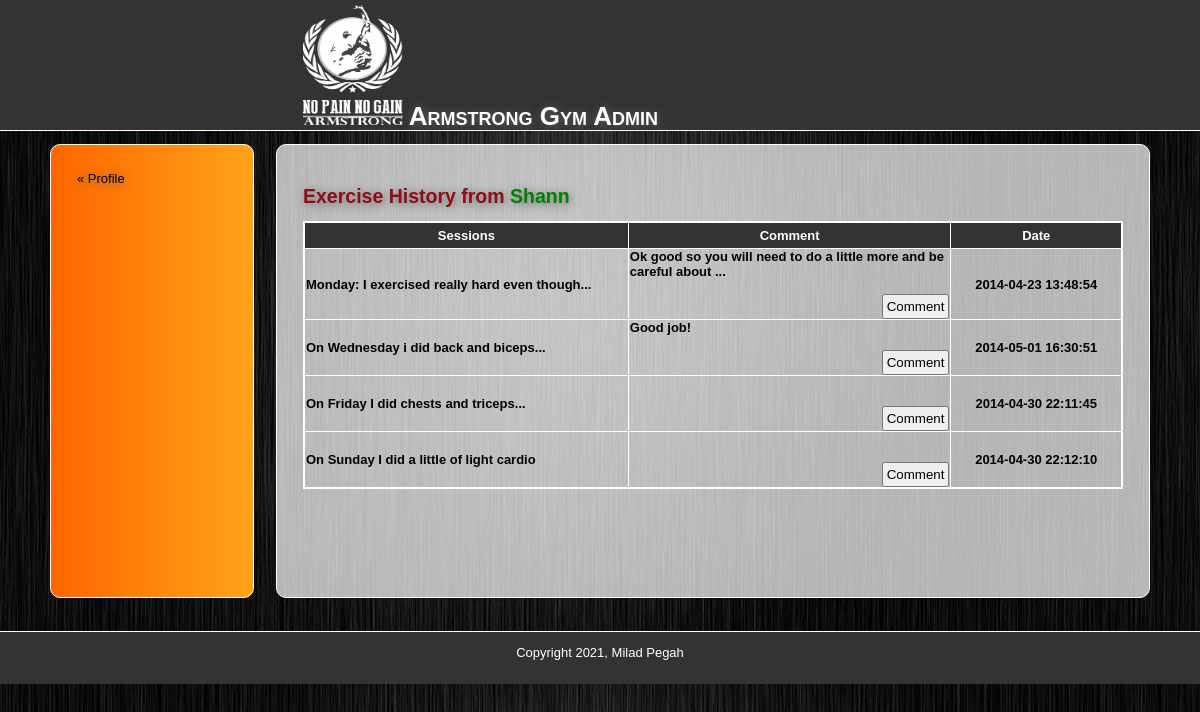
Page /exercise.php?id=1 (signed in) on the committed database.
### tables this page shows
CREATE TABLE `users` (
  `id` int NOT NULL AUTO_INCREMENT,
  `username` varchar(50) NOT NULL,
  `hashed_password` varchar(60) NOT NULL,
  `firstname` varchar(50) DEFAULT NULL,
  `lastname` varchar(50) DEFAULT NULL,
  `gender` varchar(20) DEFAULT NULL,
  `dob` varchar(20) DEFAULT NULL,
  `address` varchar(100) DEFAULT NULL,
  `city` varchar(20) DEFAULT NULL,
  `postcode` varchar(20) DEFAULT NULL,
  `email` varchar(50) DEFAULT NULL,
  `mobile` varchar(16) DEFAULT NULL,
  `goal` text,
  `picture` longblob,
  `admin` varchar(50) DEFAULT NULL,
  `freeze` tinyint(1) NOT NULL DEFAULT '1',
  PRIMARY KEY (`id`),
  UNIQUE KEY `username` (`username`) USING BTREE,
  KEY `admin` (`admin`),
  CONSTRAINT `users_ibfk_1` FOREIGN KEY (`admin`) REFERENCES `admins` (`username`) ON DELETE SET NULL ON UPDATE SET NULL
);

CREATE TABLE `sessions` (
  `id` int NOT NULL AUTO_INCREMENT,
  `user_id` int NOT NULL,
  `session_entry` text,
  `comment` text,
  `date` timestamp NULL DEFAULT CURRENT_TIMESTAMP ON UPDATE CURRENT_TIMESTAMP,
  PRIMARY KEY (`id`),
  KEY `user_id` (`user_id`),
  CONSTRAINT `sessions_ibfk_1` FOREIGN KEY (`user_id`) REFERENCES `users` (`id`) ON DELETE CASCADE ON UPDATE CASCADE
);

### includes/functions.php (called while the page is built, shortened)
<?php
function find_user($id) {
	global $connection;
	$query = "SELECT * ";
	$query .= "FROM users ";
	$query .= "WHERE id = {$id}";
	$user_set = mysqli_query($connection, $query);
	return $user_set;
}
function find_session_by_user_id($id) {
	global $connection;
	$query = "SELECT * ";
	$query .= "FROM sessions ";
	$query .= "WHERE user_id = {$id}";
	$session_set = mysqli_query($connection, $query);
	return $session_set;
}

### public/exercise.php (the view, shortened to what this page needs)
<?php require_once("../includes/db_connection.php");  ?>
<?php require_once("../includes/functions.php");  ?>
<?php
  $session_set = find_session_by_user_id($_GET["id"]);
  $user_set = find_user($_GET["id"]);
  $user = mysqli_fetch_assoc($user_set);
?>
<?php include("../includes/layouts/header.php"); ?>
<div id="main">
    <div id="navigation">
        <a href="manage_students.php">&laquo; Profile</a>
    </div>
    <div id="page">
        <h2>Exercise History from <span style="color: green"><?php echo ucfirst(htmlentities($user["username"])); ?></span></h2>
        <?php if (mysqli_num_rows($session_set) === 0) { ?>
              <p>There are no exercise history for this member.</p>
          <?php } else { ?>
              <table border="1" style="border-collapse: collapse; width: 100%;">
                  <tr>
                      <th style="width: 400px;">Sessions</th>
                      <th style="width: 400px;">Comment</th>
                      <th style="width: 200px;">Date</th>
                  </tr>
                  <?php while ($session = mysqli_fetch_assoc($session_set)) { ?>
                      <tr>
                          <td><?php echo htmlentities($session["session_entry"]); ?></td>
                          <td>
                              <?php echo htmlentities($session["comment"]); ?>
                              <br /> <br />
                              <button style="float: right;" type="submit" value="Comment" onclick="window.location.href = 'comment.php?id=<?php echo urlencode($session["id"]); ?>'">Comment</button>
                          </td>
                          <td><center><?php echo htmlentities($session["date"]); ?></center></td>
                      </tr>
                  <?php } ?>
              </table>
          <?php } ?>
    </div>
</div>
<?php include("../includes/layouts/footer.php"); ?>

### public/stylesheets/public.css (style rules this page uses)
* { margin: 0; padding: 0; }
body { font-family: "Century Gothic", Tahoma, Helvetica, Arial, sans-serif; background-image: url(../images/gym.jpg); width: 100%; height: 100%; font-size: 13px; line-height: 15px; margin: 0 auto; min-width: 900px; }
button { padding: 3px; }
a { color: #8D0D19; text-shadow: 1px 1px 10px #666; }
#main { min-height: 500px; width: 1100px; margin: auto; }
#navigation { min-height: 400px; float: left; margin: 1em 0; padding: 2em; width: 150px; font-family: "Century Gothic", Tahoma, Helvetica, Arial, sans-serif; color: #000000; border: 1px solid white; -webkit-border-radius: 10px; -moz-border-radius: 10px; -o-border-radius: 10px; border-radius: 10px; background: -webkit-linear-gradient(270deg, #FFA319, #FF6600); background: -moz-linear-gradient(270deg, #FFA319, #FF6600); background: -o-linear-gradient(270deg, #FFA319, #FF6600); background: -ms-linear-gradient(270deg, #FFA319, #FF6600); background: linear-gradient(270deg, #FFA319, #FF6600); }
#navigation a { font-family: Helvetica, Arial, sans-serif; color: black; text-decoration: none; }
#page { margin: 1em 0; float: right; min-height: 400px; width: 820px; background-color: rgba(255,255,255, 0.7); padding: 2em; border: 1px solid white; -webkit-border-radius: 10px; -moz-border-radius: 10px; -o-border-radius: 10px; border-radius: 10px; }
#page h2 { color: #8D0D19; line-height: 50px; text-shadow: 2px 2px 10px #666; }
td { padding: 0 1px; font-weight: bold; }
th { background-color: #333333; color: #FFFFFF; padding: 5px; border: 1px solid white; }
table { border: 2px solid white; border-collapse: collapse; }

### rows in the picture
users: username "Shann"
sessions: session_entry "Monday: I exercised really hard even though...", comment "Ok good so you will need to do a little more and be careful about ...", date "2014-04-23 13:48:54"
sessions: session_entry "On Wednesday i did back and biceps...", comment "Good job!", date "2014-05-01 16:30:51"
sessions: session_entry "On Friday I did chests and triceps...", date "2014-04-30 22:11:45"
sessions: session_entry "On Sunday I did a little of light cardio", date "2014-04-30 22:12:10"
